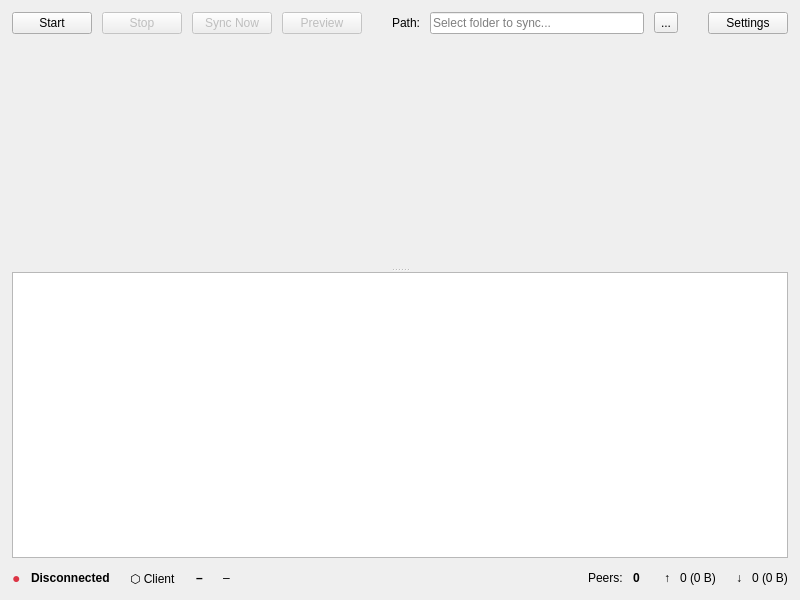
<?xml version="1.0" encoding="UTF-8"?>
<ui version="4.0">
 <class>MainWindow</class>
 <widget class="QMainWindow" name="MainWindow">
  <property name="geometry">
   <rect>
    <x>0</x>
    <y>0</y>
    <width>800</width>
    <height>600</height>
   </rect>
  </property>
  <property name="minimumSize">
   <size>
    <width>760</width>
    <height>520</height>
   </size>
  </property>
  <property name="windowTitle">
   <string>HSYNC Desktop</string>
  </property>
  <property name="locale">
   <locale language="Italian" country="Italy"/>
  </property>
  <property name="documentMode">
   <bool>false</bool>
  </property>
  <widget class="QWidget" name="centralWidget">
   <layout class="QVBoxLayout" name="rootLayout">
    <property name="spacing">
     <number>10</number>
    </property>
    <property name="leftMargin">
     <number>12</number>
    </property>
    <property name="topMargin">
     <number>12</number>
    </property>
    <property name="rightMargin">
     <number>12</number>
    </property>
    <property name="bottomMargin">
     <number>12</number>
    </property>
    <item>
     <layout class="QHBoxLayout" name="actionBarLayout">
      <item>
       <widget class="QPushButton" name="btnStart">
        <property name="text">
         <string>Start</string>
        </property>
       </widget>
      </item>
      <item>
       <widget class="QPushButton" name="btnStop">
        <property name="enabled">
         <bool>false</bool>
        </property>
        <property name="text">
         <string>Stop</string>
        </property>
       </widget>
      </item>
      <item>
       <widget class="QPushButton" name="btnSync">
        <property name="enabled">
         <bool>false</bool>
        </property>
        <property name="text">
         <string>Sync Now</string>
        </property>
       </widget>
      </item>
      <item>
       <widget class="QPushButton" name="btnPreview">
        <property name="enabled">
         <bool>false</bool>
        </property>
        <property name="text">
         <string>Preview</string>
        </property>
       </widget>
      </item>
      <item>
       <spacer name="actionSpacer1">
        <property name="orientation">
         <enum>Qt::Horizontal</enum>
        </property>
        <property name="sizeType">
         <enum>QSizePolicy::Fixed</enum>
        </property>
        <property name="sizeHint" stdset="0">
         <size>
          <width>20</width>
          <height>20</height>
         </size>
        </property>
       </spacer>
      </item>
      <item>
       <widget class="QLabel" name="lblPath">
        <property name="text">
         <string>Path:</string>
        </property>
       </widget>
      </item>
      <item>
       <widget class="QLineEdit" name="pathEdit">
        <property name="placeholderText">
         <string>Select folder to sync...</string>
        </property>
       </widget>
      </item>
      <item>
       <widget class="QToolButton" name="btnBrowse">
        <property name="toolTip">
         <string>Browse for folder</string>
        </property>
        <property name="text">
         <string>...</string>
        </property>
       </widget>
      </item>
      <item>
       <spacer name="actionSpacer2">
        <property name="orientation">
         <enum>Qt::Horizontal</enum>
        </property>
        <property name="sizeType">
         <enum>QSizePolicy::Fixed</enum>
        </property>
        <property name="sizeHint" stdset="0">
         <size>
          <width>20</width>
          <height>20</height>
         </size>
        </property>
       </spacer>
      </item>
      <item>
       <widget class="QPushButton" name="btnSettings">
        <property name="text">
         <string>Settings</string>
        </property>
       </widget>
      </item>
     </layout>
    </item>
    <item>
     <widget class="QSplitter" name="mainSplitter">
      <property name="orientation">
       <enum>Qt::Vertical</enum>
      </property>
      <property name="childrenCollapsible">
       <bool>false</bool>
      </property>
      <widget class="QWidget" name="filePanelPlaceholder" native="true">
       <property name="minimumSize">
        <size>
         <width>0</width>
         <height>150</height>
        </size>
       </property>
      </widget>
      <widget class="QPlainTextEdit" name="logView">
       <property name="minimumSize">
        <size>
         <width>0</width>
         <height>100</height>
        </size>
       </property>
       <property name="font">
        <font>
         <pointsize>9</pointsize>
        </font>
       </property>
       <property name="lineWrapMode">
        <enum>QPlainTextEdit::NoWrap</enum>
       </property>
       <property name="readOnly">
        <bool>true</bool>
       </property>
       <property name="maximumBlockCount">
        <number>5000</number>
       </property>
      </widget>
     </widget>
    </item>
    <item>
     <layout class="QHBoxLayout" name="bottomBarLayout">
      <item>
       <widget class="QLabel" name="statusDot">
        <property name="styleSheet">
         <string>color: #dc3545; font-size: 14px;</string>
        </property>
        <property name="text">
         <string>●</string>
        </property>
       </widget>
      </item>
      <item>
       <widget class="QLabel" name="statusLabel">
        <property name="styleSheet">
         <string notr="true">font-weight: bold;</string>
        </property>
        <property name="text">
         <string>Disconnected</string>
        </property>
       </widget>
      </item>
      <item>
       <spacer name="statusSpacer1">
        <property name="orientation">
         <enum>Qt::Horizontal</enum>
        </property>
        <property name="sizeType">
         <enum>QSizePolicy::Fixed</enum>
        </property>
        <property name="sizeHint" stdset="0">
         <size>
          <width>10</width>
          <height>20</height>
         </size>
        </property>
       </spacer>
      </item>
      <item>
       <widget class="QLabel" name="roleLabel">
        <property name="text">
         <string>⬡ Client</string>
        </property>
       </widget>
      </item>
      <item>
       <spacer name="statusSpacer2">
        <property name="orientation">
         <enum>Qt::Horizontal</enum>
        </property>
        <property name="sizeType">
         <enum>QSizePolicy::Fixed</enum>
        </property>
        <property name="sizeHint" stdset="0">
         <size>
          <width>10</width>
          <height>20</height>
         </size>
        </property>
       </spacer>
      </item>
      <item>
       <widget class="QLabel" name="bucketLabel">
        <property name="styleSheet">
         <string notr="true">font-weight: bold;</string>
        </property>
        <property name="text">
         <string>–</string>
        </property>
       </widget>
      </item>
      <item>
       <spacer name="statusSpacer3">
        <property name="orientation">
         <enum>Qt::Horizontal</enum>
        </property>
        <property name="sizeType">
         <enum>QSizePolicy::Fixed</enum>
        </property>
        <property name="sizeHint" stdset="0">
         <size>
          <width>10</width>
          <height>20</height>
         </size>
        </property>
       </spacer>
      </item>
      <item>
       <widget class="QLabel" name="groupLabel">
        <property name="text">
         <string>–</string>
        </property>
       </widget>
      </item>
      <item>
       <spacer name="statusSpacer4">
        <property name="orientation">
         <enum>Qt::Horizontal</enum>
        </property>
        <property name="sizeType">
         <enum>QSizePolicy::MinimumExpanding</enum>
        </property>
        <property name="sizeHint" stdset="0">
         <size>
          <width>0</width>
          <height>0</height>
         </size>
        </property>
       </spacer>
      </item>
      <item>
       <widget class="QLabel" name="lblPeers">
        <property name="text">
         <string>Peers:</string>
        </property>
       </widget>
      </item>
      <item>
       <widget class="QLabel" name="peersLabel">
        <property name="styleSheet">
         <string notr="true">font-weight: bold;</string>
        </property>
        <property name="text">
         <string>0</string>
        </property>
       </widget>
      </item>
      <item>
       <spacer name="statusSpacer5">
        <property name="orientation">
         <enum>Qt::Horizontal</enum>
        </property>
        <property name="sizeType">
         <enum>QSizePolicy::Fixed</enum>
        </property>
        <property name="sizeHint" stdset="0">
         <size>
          <width>14</width>
          <height>20</height>
         </size>
        </property>
       </spacer>
      </item>
      <item>
       <widget class="QLabel" name="lblSent">
        <property name="text">
         <string>↑</string>
        </property>
       </widget>
      </item>
      <item>
       <widget class="QLabel" name="sentLabel">
        <property name="text">
         <string>0 (0 B)</string>
        </property>
       </widget>
      </item>
      <item>
       <spacer name="statusSpacer6">
        <property name="orientation">
         <enum>Qt::Horizontal</enum>
        </property>
        <property name="sizeType">
         <enum>QSizePolicy::Fixed</enum>
        </property>
        <property name="sizeHint" stdset="0">
         <size>
          <width>10</width>
          <height>20</height>
         </size>
        </property>
       </spacer>
      </item>
      <item>
       <widget class="QLabel" name="lblRecv">
        <property name="text">
         <string>↓</string>
        </property>
       </widget>
      </item>
      <item>
       <widget class="QLabel" name="recvLabel">
        <property name="text">
         <string>0 (0 B)</string>
        </property>
       </widget>
      </item>
     </layout>
    </item>
   </layout>
  </widget>
 </widget>
 <resources/>
 <connections/>
</ui>
